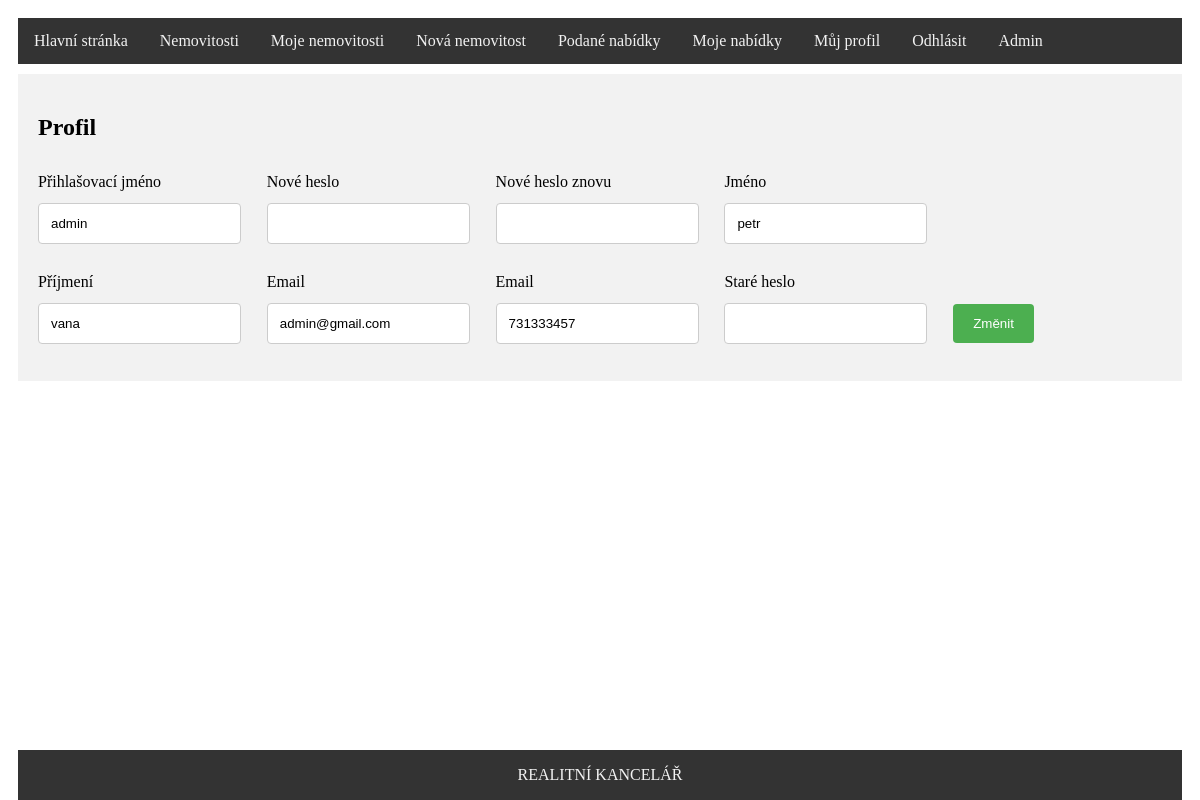
Page /team-work/code/index.php?page=profil (signed in) on the committed database.
### tables this page shows
CREATE TABLE `uzivatele` (
  `id` int(11) NOT NULL,
  `prihlasovaci_jmeno` varchar(40) NOT NULL,
  `heslo` varchar(200) NOT NULL,
  `opravneni` int(2) NOT NULL,
  `jmeno` varchar(60) NOT NULL,
  `prijmeni` varchar(80) NOT NULL,
  `email` varchar(100) NOT NULL,
  `telefon` varchar(20) NOT NULL
);

### team-work/code/controllers/CUzivatel.php (called while the page is built, shortened)
<?php
class CUzivatel {
    public static function selectUzivatel($clauseID = null, $clausePrihlasovaciJmeno = NULL) {
        $db = DbInfo::getinfo();
        if ($clauseID != null) {
            $select = $db->prepare("Select * from `uzivatele` where id=?");
            $select->execute([$clauseID]);
        } else {
            $select = $db->prepare("Select * from `uzivatele` where prihlasovaci_jmeno=?");
            $select->execute([$clausePrihlasovaciJmeno]);
        }
        $row = $select->fetch();
        $uzivatel = new Uzivatel($row["id"], $row["prihlasovaci_jmeno"], $row["heslo"], $row["opravneni"], $row["jmeno"], $row["prijmeni"], $row["email"], $row["telefon"]);
        return $uzivatel;
    }
}

### team-work/code/model/Uzivatel.php (called while the page is built, shortened)
<?php
class Uzivatel {
    private $prihlasovaci_jmeno;
    private $jmeno;
    private $prijmeni;
    private $email;
    private $telefon;
    public function __construct($id, $prihlasovaci_jmeno, $heslo, $opravneni, $jmeno, $prijmeni, $email, $telefon) {
        $this->prihlasovaci_jmeno = $prihlasovaci_jmeno;
        $this->jmeno = $jmeno;
        $this->prijmeni = $prijmeni;
        $this->email = $email;
        $this->telefon = $telefon;
    }
    public function getPrihlasovaci_jmeno() {
        return $this->prihlasovaci_jmeno;
    }
    public function getJmeno() {
        return $this->jmeno;
    }
    public function getPrijmeni() {
        return $this->prijmeni;
    }
    public function getEmail() {
        return $this->email;
    }
    public function getTelefon() {
        return $this->telefon;
    }
}

### team-work/code/profil.php (the view)
<?php
if (!isset($_SESSION["logged"])) {
    header("Location: index.php");
} else {
    $id = $_SESSION["id"];
}
?>
<div class="item2">
    <?php
    $uzivatel = CUzivatel::selectUzivatel($id);
    $page = htmlspecialchars('controllers/CProfil.php');
    echo "<div id='zmena-udaju'>
                <h2>Profil</h2>
            <form method='post' action='$page'>
            <input type='hidden' name='id' value=$id>
                <div class='uzivatele'>
                <div class='row-uzivatele'>
                    <label>Přihlašovací jméno</label><input required type='text' name='prihlasovaci_jmeno' value='" . $uzivatel->getPrihlasovaci_jmeno() . "'>
                </div>
                <div class='row-uzivatele'>
                <label>Nové heslo</label> <input type='password' name='heslo'>
                </div>
                <div class='row-uzivatele'>
                <label>Nové heslo znovu</label> <input type='password' name='heslo2'>
                </div>
                <div class='row-uzivatele'>
                    <label>Jméno</label>
                    <input required type='text' name='jmeno' value='" . $uzivatel->getJmeno() . "'>
                </div>
                <div class='row-uzivatele'>
                    <label>Příjmení</label>
                    <input required type='text' name='prijmeni' value='" . $uzivatel->getPrijmeni() . "'>
                </div>
                <div class='row-uzivatele'>
                    <label>Email</label>
                    <input required type='text' name='email' value='" . $uzivatel->getEmail() . "'>
                </div>
                <div class='row-uzivatele'>
                    <label>Email</label>
                    <input required type='text' name='telefon' value='" . $uzivatel->getTelefon() . "'>
                </div>
                <div class='row-uzivatele'>
                    <label>Staré heslo</label>
                     <input required type='password' name='sheslo'>
                </div>
            <button type='submit'>Změnit</button>
            </div>
        </form></div>";
    ?>
</div>

### team-work/code/styles.css (style rules this page uses)
.item2 { grid-area: main; }
.item2 { margin-bottom: 100px; }
input[type=text],input[type=password], input[type=number], select, textarea { padding: 12px; border: 1px solid #ccc; border-radius: 4px; resize: vertical; }
input[type=submit],button { background-color: #4CAF50; color: white; padding: 12px 20px; border: none; border-radius: 4px; cursor: pointer; }
label { padding: 12px 12px 12px 0; display: block; }
#login, #registrace, #zmena-udaju, #wrap,#nova-nemovitost { padding: 20px; background-color: #f2f2f2; }
.uzivatele input { margin-right: 10px; }
.row-uzivatele { display: inline-block; width: 20%; min-height: 100px; }

### rows in the picture
uzivatele: prihlasovaci_jmeno "admin", jmeno "petr", prijmeni "vana", email "admin@gmail.com", telefon "731333457"
